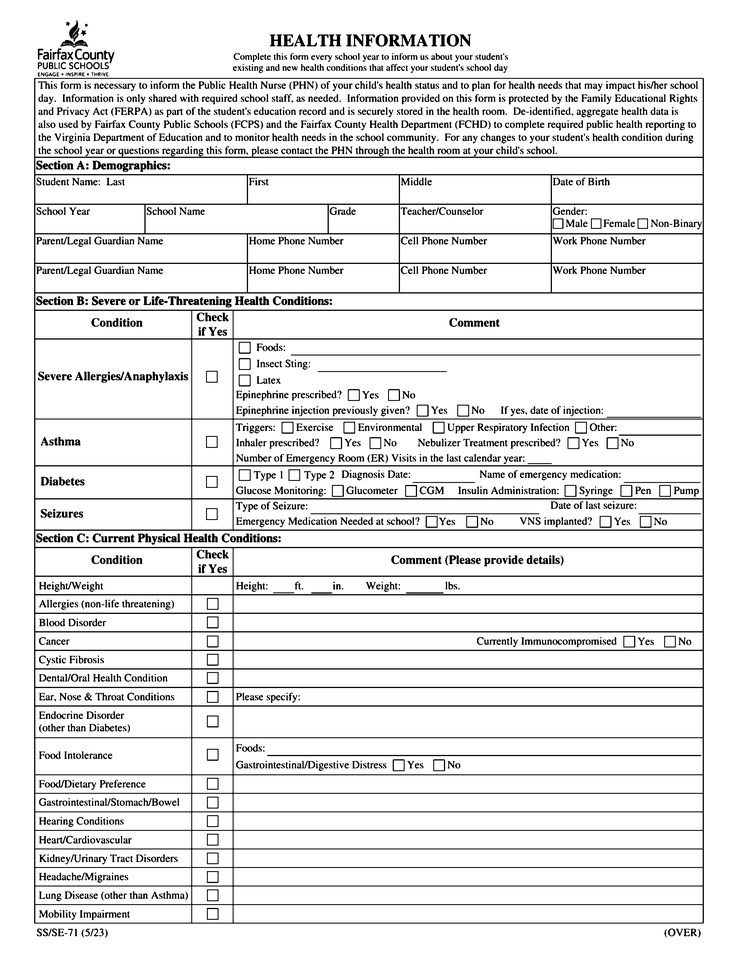
#> input picture cleaned_images/cleaned_page_1.png, 738 x 956 px, shrunk from 2550 x 3300 before the run
$ python -i image_processing.py   (imports and definitions only)
#> lines starting #> are read from the running program, lines starting #| are printed output that depends on the picture; after the words box and inside, x2 and y2 are one past the last pixel; in counts of white or black regions, pixels touching at a corner belong together
#> further down, picture is the input picture: shape (956, 738, 3); min 0, max 255, mean 230.2
# image_processing.py
import cv2
import os
import numpy as np
from PIL import Image

def preprocess_image(image):
    """Applies noise reduction, grayscale conversion, and thresholding to improve OCR."""
    gray = cv2.cvtColor(np.array(image), cv2.COLOR_RGB2GRAY)
    blurred = cv2.GaussianBlur(gray, (5, 5), 0)
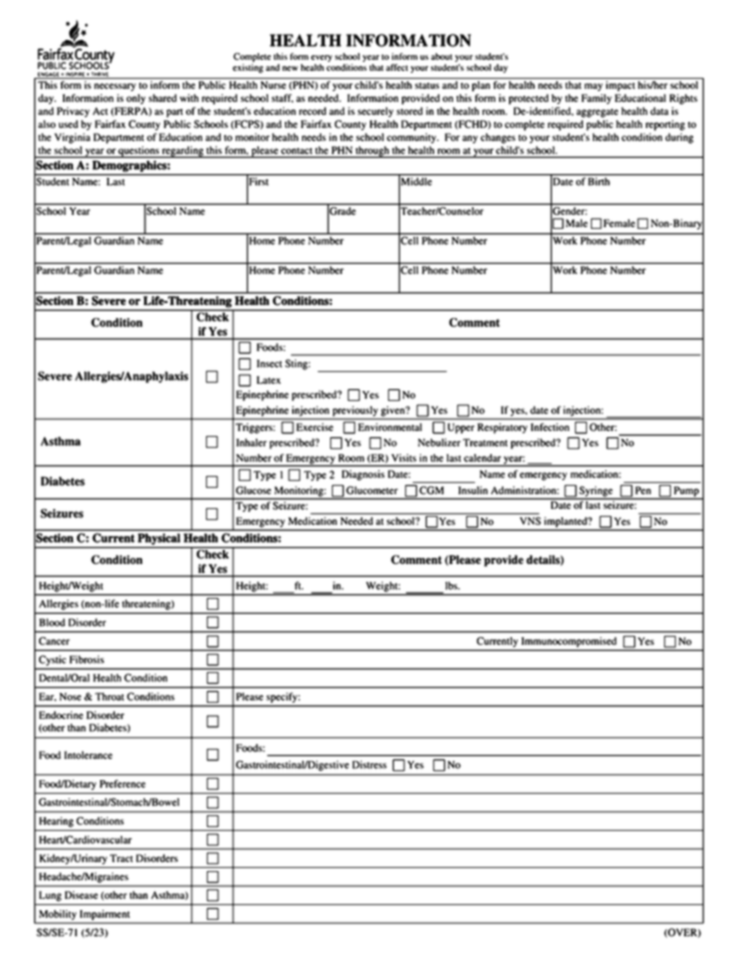
#> blurred: shape (956, 738); min 9, max 255, mean 230.2
    _, thresh = cv2.threshold(blurred, 150, 255, cv2.THRESH_BINARY + cv2.THRESH_OTSU)
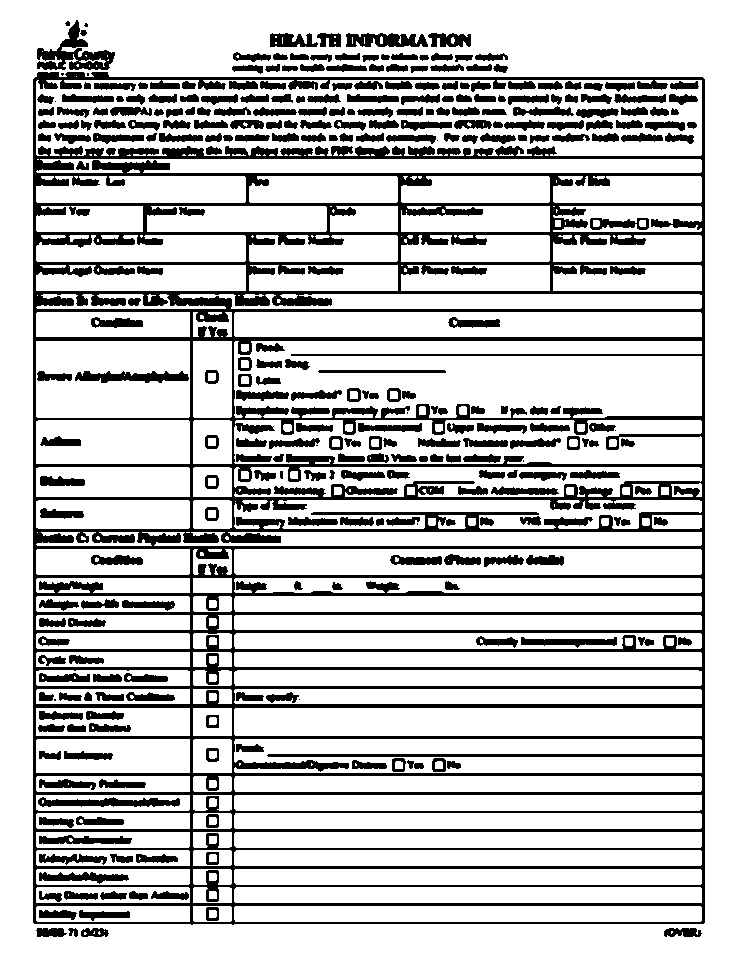
#> thresh: shape (956, 738); 77.2% white; 309 black regions (13 under 20 px), largest, box (x1, y1, x2, y2) and area: (33, 72, 705, 925) 104296, (37, 20, 115, 70) 1521, (38, 797, 180, 807) 915
    return thresh

def save_cleaned_image(image, output_dir, page_num):
    """Saves preprocessed (noise-removed) images for verification."""
    os.makedirs(output_dir, exist_ok=True)
    output_path = os.path.join(output_dir, f"cleaned_page_{page_num}.png")
    cv2.imwrite(output_path, image)
    print(f"✅ Cleaned image saved: {output_path}")

def highlight_extracted_text(image, extracted_text):
    """Overlays bounding boxes of extracted text on the image."""
    img = np.array(image)
    for word_info in extracted_text:
        x, y, w, h = word_info["bounding_box"].values()
        cv2.rectangle(img, (x, y), (x + w, y + h), (0, 255, 0), 2)
        cv2.putText(img, word_info["word"], (x, y - 5), cv2.FONT_HERSHEY_SIMPLEX, 0.5, (0, 255, 0), 2)
    return Image.fromarray(img)

>>> import cv2
>>> picture = cv2.cvtColor(cv2.imread('cleaned_images/cleaned_page_1.png'), cv2.COLOR_BGR2RGB)
>>> result = preprocess_image(picture)

$ run again, on cleaned_images/cleaned_page_2.png
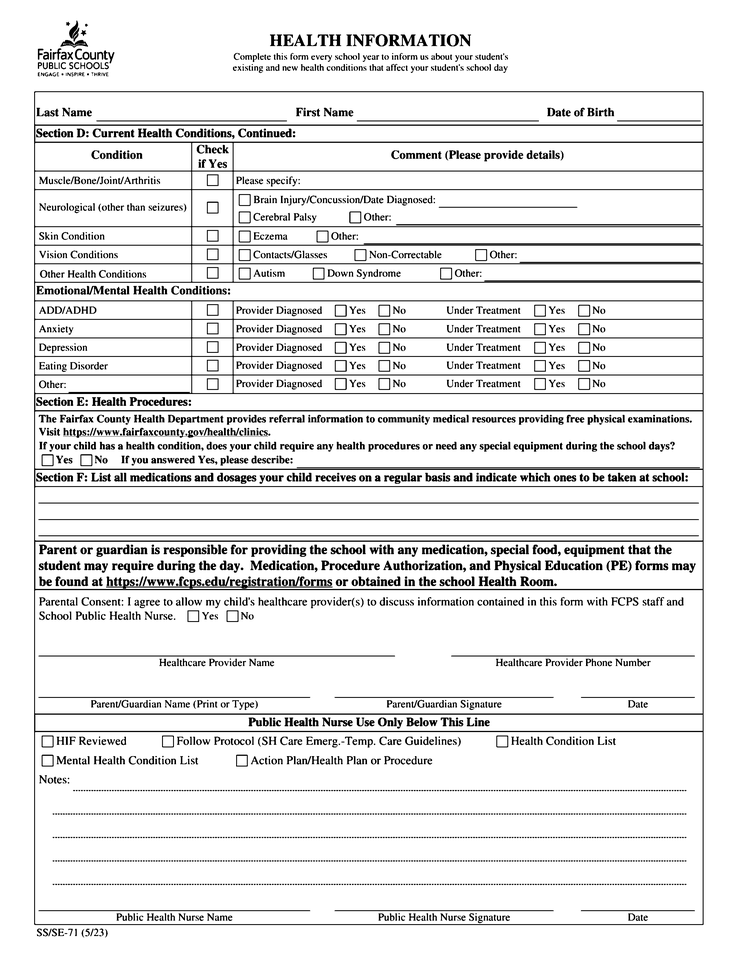
#> input picture cleaned_images/cleaned_page_2.png, 738 x 956 px, shrunk from 2550 x 3300 before the run
#> picture is the input picture: shape (956, 738, 3); min 0, max 255, mean 231
#> in preprocess_image, `blurred = cv2.GaussianBlur(gray, (5, 5), 0)`:
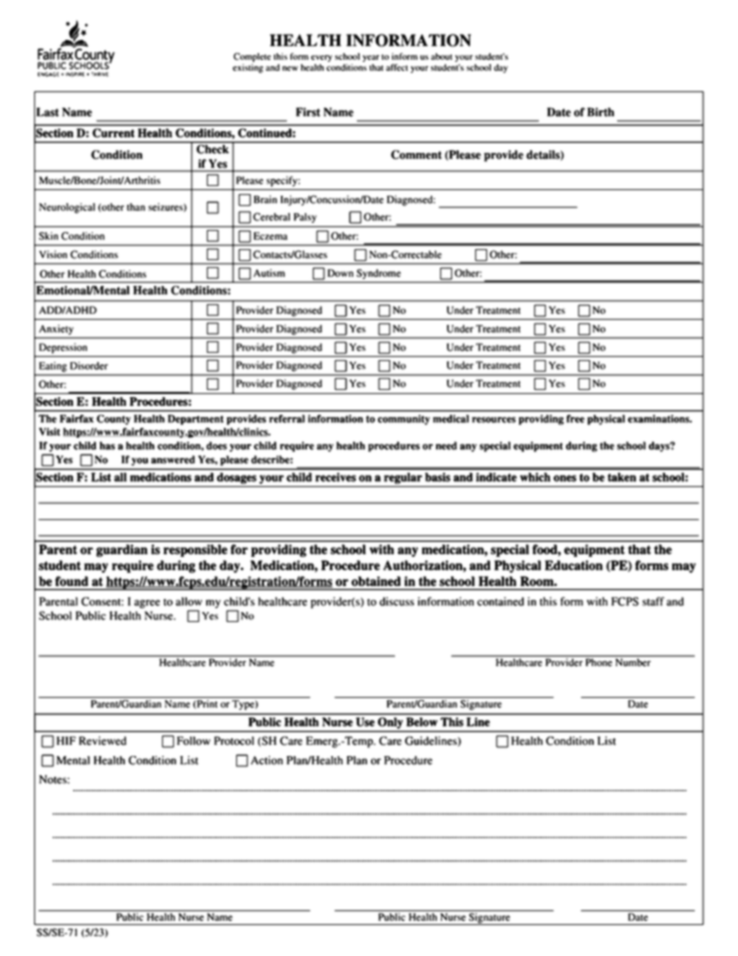
#> blurred: shape (956, 738); min 10, max 255, mean 231
#> in preprocess_image, `_, thresh = cv2.threshold(blurred, 150, 255, cv2.THRESH_BINARY + cv2.T..`:
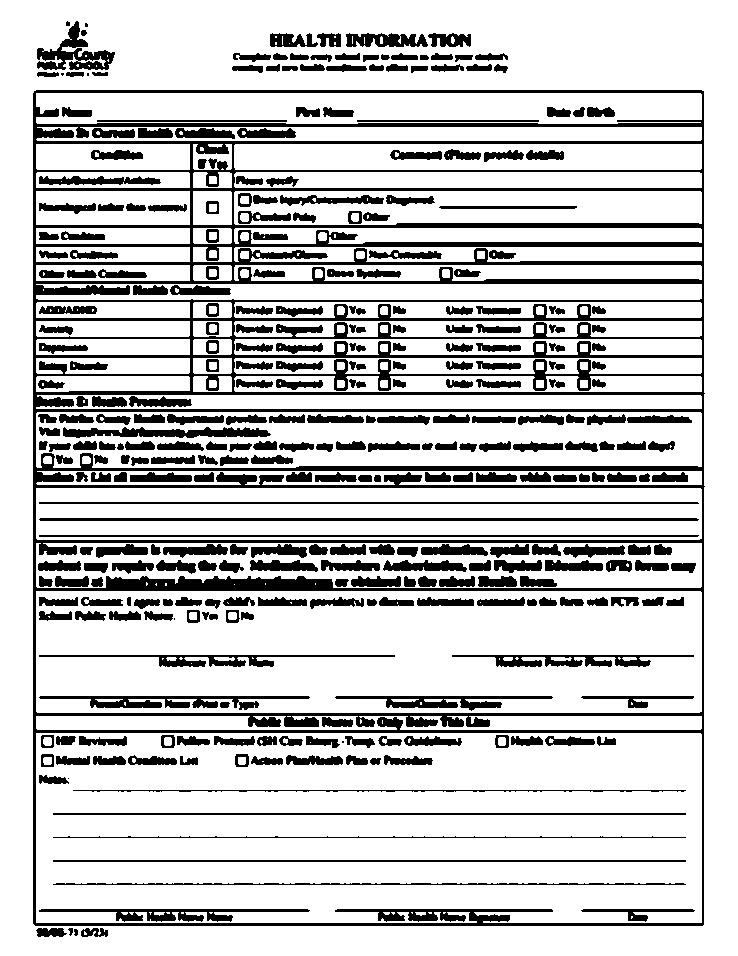
#> thresh: shape (956, 738); 78.7% white; 331 black regions (7 under 20 px), largest, box (x1, y1, x2, y2) and area: (33, 90, 705, 926) 65791, (39, 518, 699, 521) 1975, (39, 696, 310, 710) 1753
